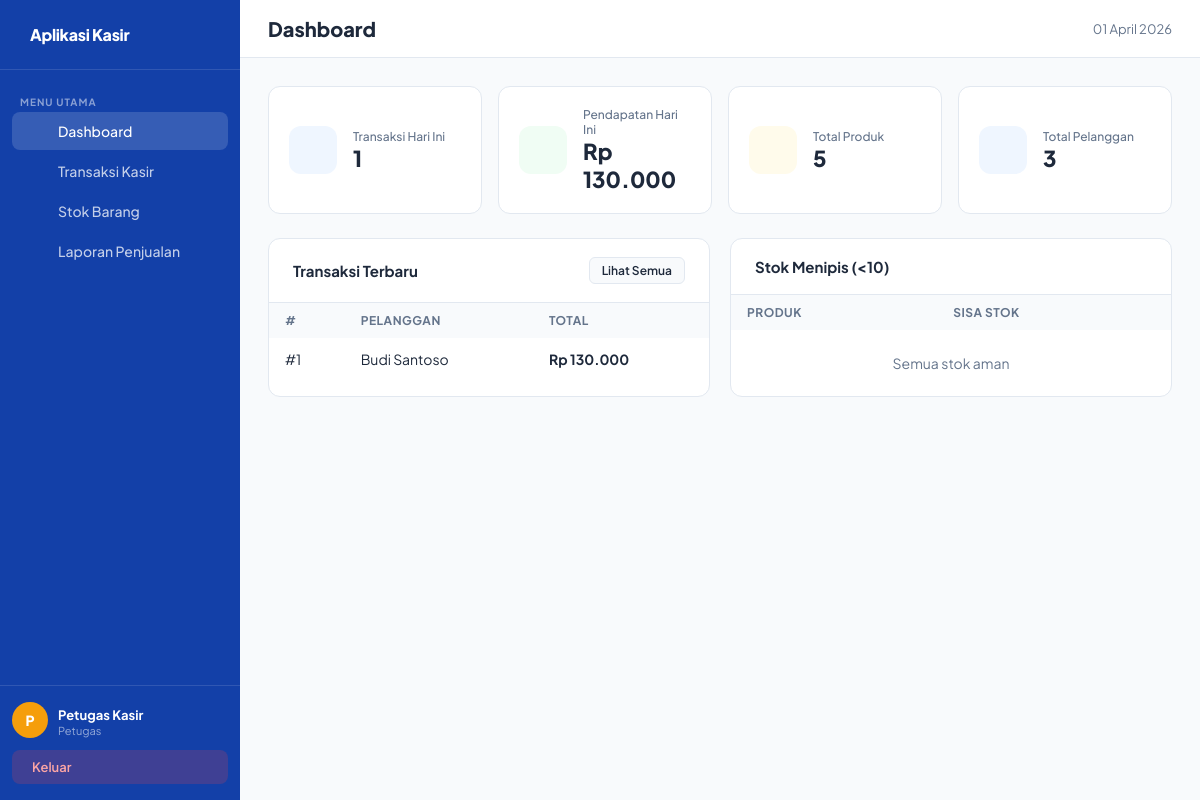
The app's page /pages/dashboard.php (signed in) with its own data.
### tables this page shows
CREATE TABLE `penjualan` (
  `PenjualanID` int NOT NULL,
  `TanggalPenjualan` date NOT NULL,
  `TotalHarga` decimal(10,2) NOT NULL DEFAULT '0.00',
  `PelangganID` int DEFAULT NULL,
  `UserID` int DEFAULT NULL
);

CREATE TABLE `pelanggan` (
  `PelangganID` int NOT NULL,
  `NamaPelanggan` varchar(255) NOT NULL,
  `Alamat` text,
  `NomorTelepon` varchar(15) DEFAULT NULL
);

### pages/dashboard.php (the view, shortened to what this page needs)
<?php
$db = Database::getInstance()->getConn();
$totalProduk    = $db->query("SELECT COUNT(*) FROM produk")->fetch_row()[0];
$totalPelanggan = $db->query("SELECT COUNT(*) FROM pelanggan")->fetch_row()[0];
$totalPenjualan = $db->query("SELECT COUNT(*) FROM penjualan WHERE TanggalPenjualan = CURDATE()")->fetch_row()[0];
$totalPendapatan= $db->query("SELECT COALESCE(SUM(TotalHarga),0) FROM penjualan WHERE TanggalPenjualan = CURDATE()")->fetch_row()[0];
$stokMenipis    = $db->query("SELECT * FROM produk WHERE Stok < 10 ORDER BY Stok")->fetch_all(MYSQLI_ASSOC);
$transaksiTerbaru = $db->query(
    "SELECT p.*, pl.NamaPelanggan FROM penjualan p
     LEFT JOIN pelanggan pl ON p.PelangganID = pl.PelangganID
     ORDER BY p.PenjualanID DESC LIMIT 5"
)->fetch_all(MYSQLI_ASSOC);
include '../includes/header.php';
?>
<div class="topbar"><h1><i class="ph-bold ph-squares-four"></i> Dashboard</h1><span style="font-size:13px;color:var(--muted)"><?= date('d F Y') ?></span></div>
<div class="content">
  <div class="stat-grid">
    <div class="stat-card">
      <div class="stat-icon blue"><i class="ph-fill ph-receipt"></i></div>
      <div><div class="stat-label">Transaksi Hari Ini</div><div class="stat-value"><?= $totalPenjualan ?></div></div>
    </div>
    <div class="stat-card">
      <div class="stat-icon green"><i class="ph-fill ph-currency-circle-dollar"></i></div>
      <div><div class="stat-label">Pendapatan Hari Ini</div><div class="stat-value">Rp <?= number_format($totalPendapatan,0,',','.') ?></div></div>
    </div>
    <div class="stat-card">
      <div class="stat-icon amber"><i class="ph-fill ph-package"></i></div>
      <div><div class="stat-label">Total Produk</div><div class="stat-value"><?= $totalProduk ?></div></div>
    </div>
    <div class="stat-card">
      <div class="stat-icon blue"><i class="ph-fill ph-users"></i></div>
      <div><div class="stat-label">Total Pelanggan</div><div class="stat-value"><?= $totalPelanggan ?></div></div>
    </div>
  </div>
  <div style="display:grid;grid-template-columns:1fr 1fr;gap:20px">
    <div class="card">
      <div class="card-header"><h2>Transaksi Terbaru</h2>
        <a href="laporan.php" class="btn btn-secondary btn-sm">Lihat Semua</a>
      </div>
      <table>
        <thead><tr><th>#</th><th>Pelanggan</th><th>Total</th></tr></thead>
        <tbody>
        <?php foreach ($transaksiTerbaru as $t): ?>
          <tr>
            <td>#<?= $t['PenjualanID'] ?></td>
            <td><?= htmlspecialchars($t['NamaPelanggan'] ?? 'Umum') ?></td>
            <td><strong>Rp <?= number_format($t['TotalHarga'],0,',','.') ?></strong></td>
          </tr>
        <?php endforeach; ?>
        </tbody>
      </table>
    </div>
    <div class="card">
      <div class="card-header"><h2><i class="ph-bold ph-warning"></i> Stok Menipis (&lt;10)</h2></div>
      <table>
        <thead><tr><th>Produk</th><th>Sisa Stok</th></tr></thead>
        <tbody>
        <?php if (empty($stokMenipis)): ?>
          <tr><td colspan="2" style="text-align:center;color:var(--muted);padding:24px">Semua stok aman <i class="ph-bold ph-check-circle" style="color:var(--success);"></i></td></tr>
        <?php endif; ?>
        </tbody>
      </table>
    </div>
  </div>
</div>
<?php include '../includes/footer.php'; ?>

### includes/header.php (style rules this page uses)
*, *::before, *::after { box-sizing: border-box; margin: 0; padding: 0; }
:root { --brand: #1a56db; --brand-dark: #1340a8; --brand-light: #eff6ff; --accent: #f59e0b; --bg: #f8fafc; --white: #fff; --text: #1e293b; --muted: #64748b; --border: #e2e8f0; --danger: #ef4444; --success: #10b981; --warning: #f59e0b; --sidebar-w: 240px; --radius: 12px; }
body { font-family: 'Plus Jakarta Sans', sans-serif; background: var(--bg); color: var(--text); display: flex; min-height: 100vh; }
.topbar { background: var(--white); border-bottom: 1px solid var(--border); padding: 16px 28px; display: flex; align-items: center; justify-content: space-between; }
.topbar h1 { font-size: 20px; font-weight: 800; }
.content { padding: 28px; flex: 1; }
.card { background: var(--white); border-radius: var(--radius); border: 1px solid var(--border); overflow: hidden; }
.card-header { padding: 18px 24px; border-bottom: 1px solid var(--border); display: flex; align-items: center; justify-content: space-between; }
.card-header h2 { font-size: 15px; font-weight: 700; }
.stat-grid { display: grid; grid-template-columns: repeat(auto-fit, minmax(180px, 1fr)); gap: 16px; margin-bottom: 24px; }
.stat-card { background: var(--white); border-radius: var(--radius); padding: 20px; border: 1px solid var(--border); display: flex; align-items: center; gap: 16px; }
.stat-icon { width: 48px; height: 48px; border-radius: 12px; display: flex; align-items: center; justify-content: center; font-size: 22px; flex-shrink:0; }
.stat-icon.blue { background: #eff6ff; }
.stat-icon.green { background: #f0fdf4; }
.stat-icon.amber { background: #fffbeb; }
.stat-label { font-size: 12px; color: var(--muted); font-weight: 500; }
.stat-value { font-size: 22px; font-weight: 800; }
table { width: 100%; border-collapse: collapse; font-size: 14px; }
th { background: var(--bg); padding: 10px 16px; text-align: left; font-size: 12px; font-weight: 700; color: var(--muted); text-transform: uppercase; letter-spacing: .5px; }
td { padding: 12px 16px; border-bottom: 1px solid var(--border); vertical-align: middle; }
tr:last-child td { border-bottom: none; }
.btn { display: inline-flex; align-items: center; gap: 6px; padding: 9px 18px; border-radius: 8px; font-family: inherit; font-size: 13px; font-weight: 600; cursor: pointer; border: none; text-decoration: none; transition: all .15s; }
.btn-secondary { background: var(--bg); color: var(--text); border: 1px solid var(--border); }
.btn-sm { padding: 5px 12px; font-size: 12px; border-radius: 6px; }

### records on screen
penjualan: PenjualanID "1", PelangganID.NamaPelanggan "Budi Santoso", TotalHarga "130.000"

### other values on screen
substr($nama,0,1) "P"
$nama "Petugas Kasir"
$role "Petugas"
$totalPenjualan "1"
$totalPendapatan "130.000"
$totalProduk "5"
$totalPelanggan "3"
